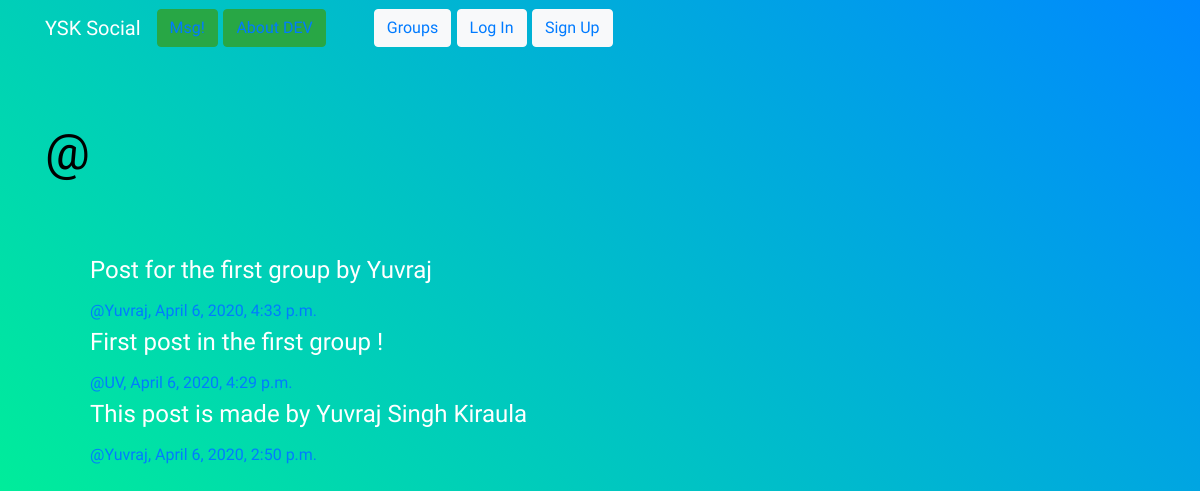
/posts/, run on an earlier commit of the app's database.
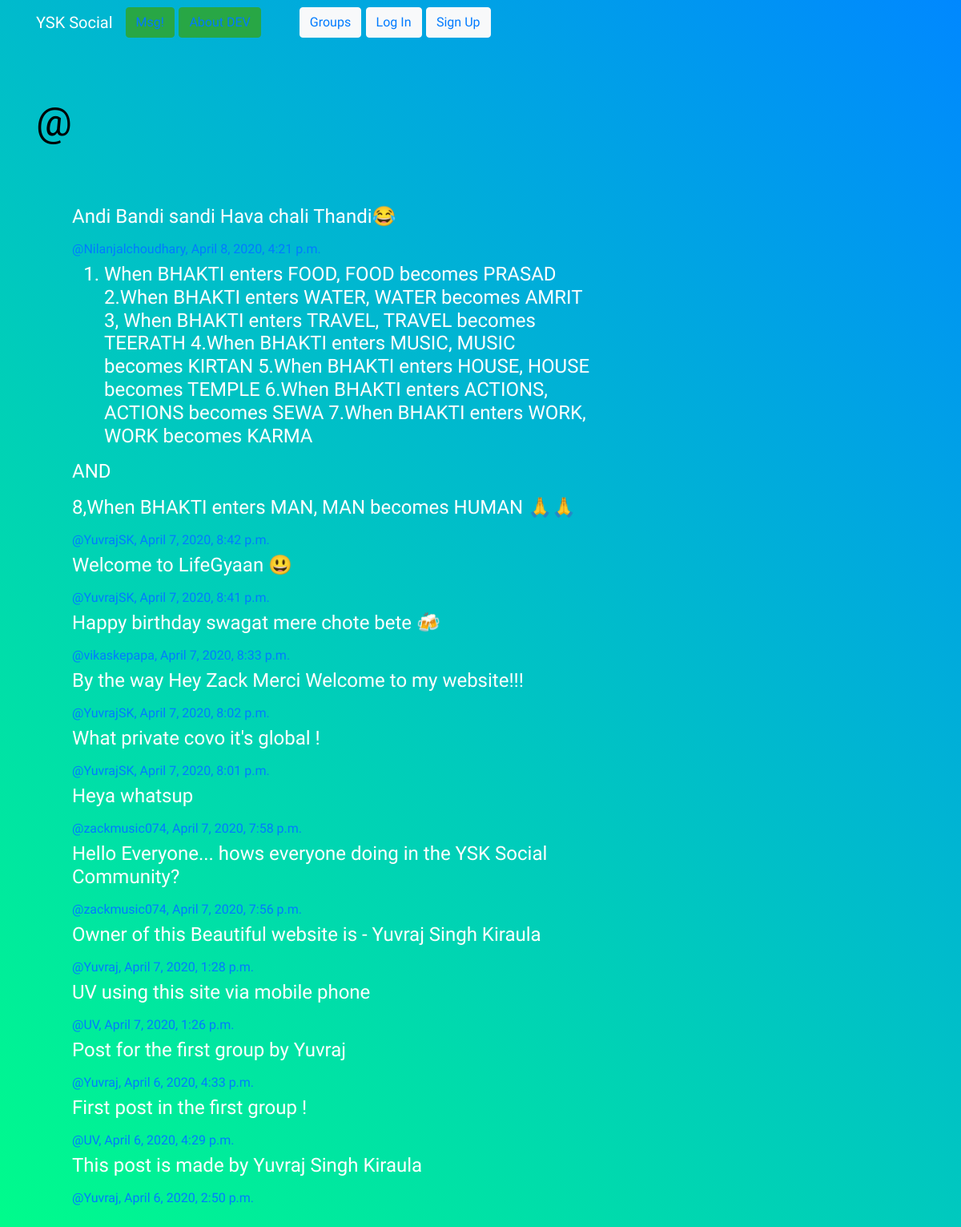
And on a later commit of the database.
### posts/models.py (models this page shows, shortened)
class Post(models.Model):
     user = models.ForeignKey(User, related_name='posts', on_delete=models.CASCADE)
     created_at = models.DateTimeField(auto_now=True)
     message = models.TextField()
     message_html = models.TextField(editable=False)
     group = models.ForeignKey(Group, related_name='posts', null=True, blank=True, on_delete=models.CASCADE)
     class Meta:
         ordering = ['-created_at']
         unique_together = ['user', 'message']

### posts/views.py (the view)
# urls.py: path('', views.PostList.as_view(), name='all'),
class PostList(SelectRelatedMixin,generic.ListView):
    model = models.Post
    select_related = ('user', 'group')

### posts/templates/posts/post_list.html (shortened to what this page needs)
{% extends "posts/post_base.html" %}
{% block post_content %}
<div class="col-md-8">
  {% for post in post_list %}
    {% include "posts/_post.html" %}
  {% endfor %}
</div>
{% endblock %}

### posts/templates/posts/_post.html (shortened to what this page needs)
<div class="container">
  <div class="post media">
    <div class="container">
      <h4>{{post.message_html|safe}}</h4>
    </div>
  </div>
  <div class="container">
    <h6 class="media-heading">
      <span class="username">
        <a href="{% url 'posts:for_user' username=post.user.username %}">@{{post.user.username}},</a>
      </span>
      <time class='time'>
        <a href="{% url 'posts:single' username=post.user.username pk=post.pk %}">
        {{post.created_at}}</a>
      </time>
    </h6>
  </div>
</div>

What changed in the data, as far as the page shows it:
added Post: message_html "Andi Bandi sandi Hava chali Thandi😂", user.username "Nilanjalchoudhary", created_at "April 8, 2020, 4:21 p.m."
added Post: message_html "When BHAKTI enters FOOD, FOOD becomes PRASAD 2.When BHAKTI enters WATER, WATER becomes AMRIT 3, When BHAKTI enters TRAVEL, TRAVEL becomes TEERATH 4.When BHAKTI enters MUSIC, MUSIC becomes KIRTAN 5.When BHAKTI enters HOUSE, HOUSE becomes TEMPLE 6.When BHAKTI enters ACTIONS, ACTIONS becomes SEWA 7.When BHAKTI enters WORK, WORK becomes KARMA AND 8,When BHAKTI enters MAN, MAN becomes HUMAN 🙏🙏", user.username "YuvrajSK", created_at "April 7, 2020, 8:42 p.m."
added Post: message_html "Welcome to LifeGyaan 😃", user.username "YuvrajSK", created_at "April 7, 2020, 8:41 p.m."
added Post: message_html "Happy birthday swagat mere chote bete 🍻", user.username "vikaskepapa", created_at "April 7, 2020, 8:33 p.m."
added Post: message_html "By the way Hey Zack Merci Welcome to my website!!!", user.username "YuvrajSK", created_at "April 7, 2020, 8:02 p.m."
added Post: message_html "What private covo it's global !", user.username "YuvrajSK", created_at "April 7, 2020, 8:01 p.m."
added Post: message_html "Heya whatsup", user.username "zackmusic074", created_at "April 7, 2020, 7:58 p.m."
added Post: message_html "Hello Everyone... hows everyone doing in the YSK Social Community?", user.username "zackmusic074", created_at "April 7, 2020, 7:56 p.m."
added Post: message_html "Owner of this Beautiful website is - Yuvraj Singh Kiraula", user.username "Yuvraj", created_at "April 7, 2020, 1:28 p.m."
added Post: message_html "UV using this site via mobile phone", user.username "UV", created_at "April 7, 2020, 1:26 p.m."
